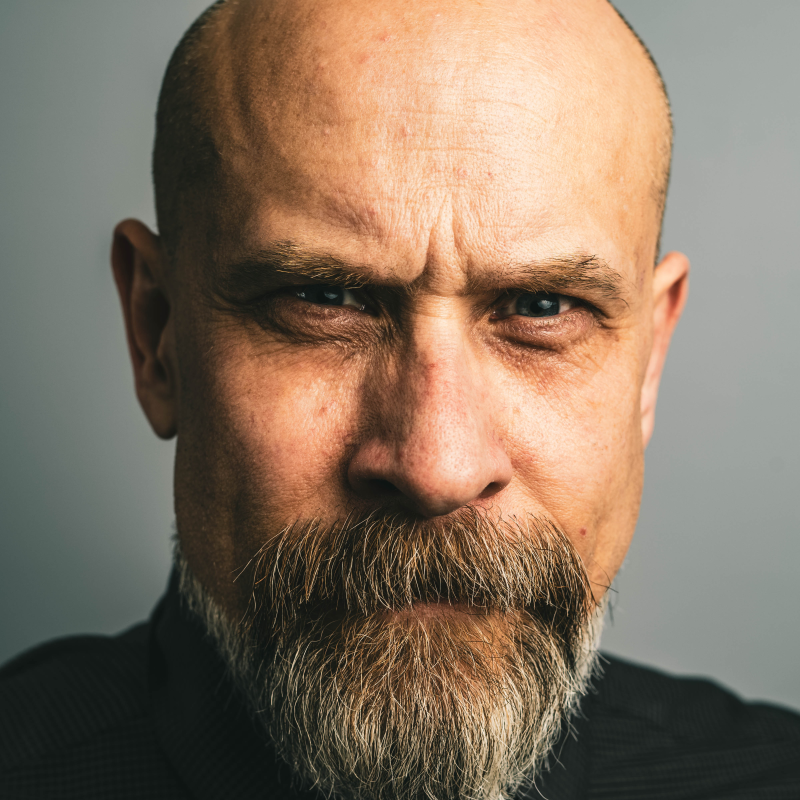
#> input picture pexels-kevin-bidwell-2380794.jpg, 4000 x 4000 px (shown at 1/5 size)
$ python ASCII_art.py
#> lines starting #> are read from the running program, lines starting #| are printed output that depends on the picture
from PIL import Image
import matplotlib.pyplot as plt


# [4 lines of commented-out code are left out]

image = Image.open("pexels-kevin-bidwell-2380794.jpg")
#> image is the input picture: PIL image 4000x4000 RGB; mean R, G, B 132.8, 115.6, 98.1
grayScale = image.convert("LA")
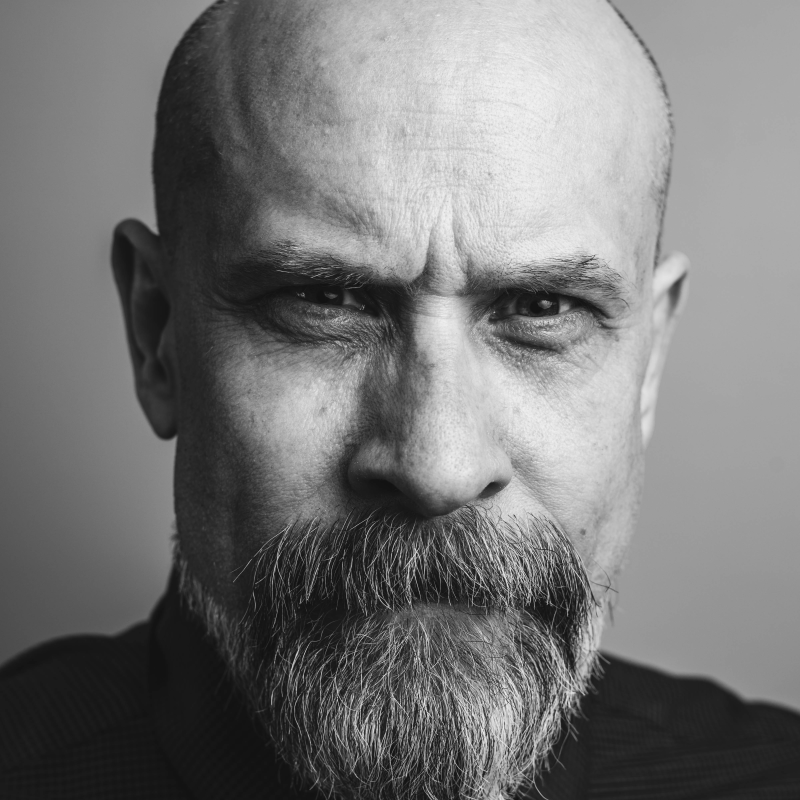
#> grayScale: PIL image 4000x4000 LA (shown at 1/5 size); mean R, G, B, A 118.8, 118.8, 118.8, 255


grayScale2 = grayScale.resize(size=(90,90))
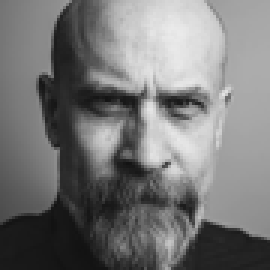
#> grayScale2: PIL image 90x90 LA (shown 3 times larger); mean R, G, B, A 118.8, 118.8, 118.8, 255

for px in grayScale2.getdata():
    # print(px)
    pass
#> this loop made 8100 passes
#> px on passes 1 to 3: (115, 255), (116, 255), (118, 255)

charSet = ["^", "/", "$", "%", "#", "@"]

pixel = grayScale2.getdata()
pixelList = list()

for px in grayScale2.getdata():
    pixelList.append(px[0])
#> after the loop, pixelList = 8100 values, max 234 at index 867, min 18 at index 6587, mean 118.8

pixelListSorted = pixelList.copy()
#> pixelListSorted has the same summary as pixelList
pixelListSorted.sort(reverse=True)
# print(pixelListSorted)

max_RGB_val = pixelListSorted[0]
#> max_RGB_val = 234
# print(max_RGB_val)

interval = int(max_RGB_val / len(charSet))
#> interval = 39

# print(interval)

superString = ""

for px in pixelList:
    # print(int(px/interval))
    superString += charSet[int(px/interval) -1 ]
#> this loop made 8100 passes
#> (px, superString) on passes 1 to 3: (115, '/'), (116, '//'), (118, '//$')

with open("ASCII_art.jpg", "w") as out:
    for i in range(0,len(superString),grayScale2.width):
        nextLine = '\n'
        out.write(superString[i:i+grayScale2.width])
        out.write(nextLine)
#> this loop made 90 passes
#> i on passes 2 to 13: 90, 180, 270, 360, 450, 540, 630, 720, 810, 900, 990, 1080

# print(superString)


# plt.imshow(grayScale)
# plt.show()
